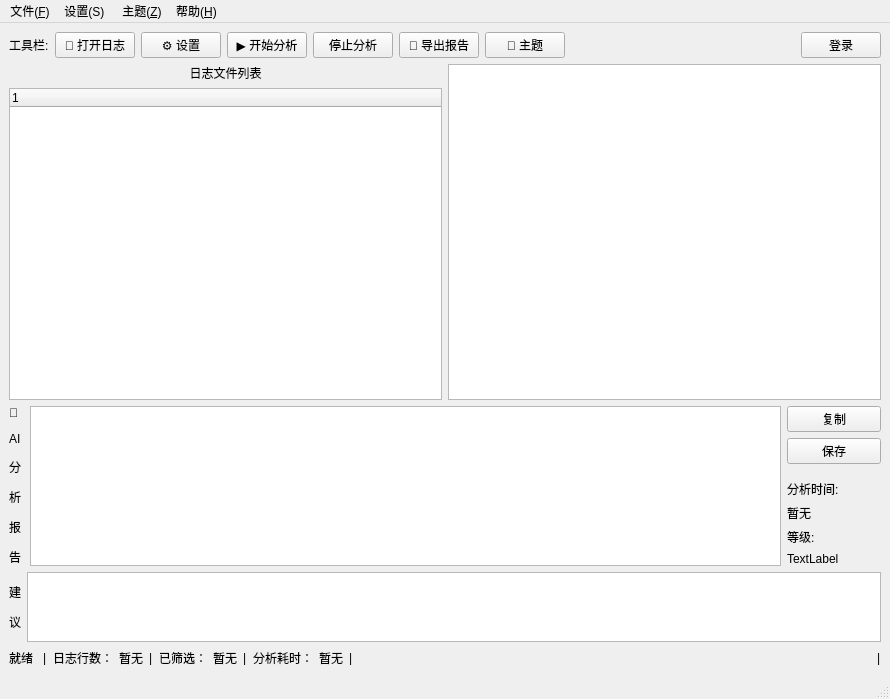
<?xml version="1.0" encoding="UTF-8"?>
<ui version="4.0">
 <class>MainWindow</class>
 <widget class="QMainWindow" name="MainWindow">
  <property name="geometry">
   <rect>
    <x>0</x>
    <y>0</y>
    <width>890</width>
    <height>699</height>
   </rect>
  </property>
  <property name="windowTitle">
   <string>LogSeer — AI 驱动的智能日志诊断专家</string>
  </property>
  <widget class="QWidget" name="centralwidget">
   <layout class="QGridLayout" name="gridLayout">
    <item row="0" column="0">
     <layout class="QVBoxLayout" name="verticalLayout" stretch="1,7,2,2">
      <item>
       <layout class="QHBoxLayout" name="horizontalLayout_2">
        <item>
         <widget class="QLabel" name="label">
          <property name="text">
           <string>工具栏:</string>
          </property>
         </widget>
        </item>
        <item>
         <widget class="QPushButton" name="openLogFile">
          <property name="text">
           <string>📂 打开日志</string>
          </property>
         </widget>
        </item>
        <item>
         <widget class="QPushButton" name="pushButton_5">
          <property name="text">
           <string>⚙ 设置</string>
          </property>
         </widget>
        </item>
        <item>
         <widget class="QPushButton" name="StartAnalyze">
          <property name="text">
           <string>▶ 开始分析</string>
          </property>
         </widget>
        </item>
        <item>
         <widget class="QPushButton" name="StopAnalyze">
          <property name="text">
           <string>停止分析</string>
          </property>
         </widget>
        </item>
        <item>
         <widget class="QPushButton" name="pushButton_3">
          <property name="text">
           <string>💾 导出报告</string>
          </property>
         </widget>
        </item>
        <item>
         <widget class="QPushButton" name="pushButton_2">
          <property name="text">
           <string>🌙 主题</string>
          </property>
         </widget>
        </item>
        <item>
         <spacer name="horizontalSpacer">
          <property name="orientation">
           <enum>Qt::Orientation::Horizontal</enum>
          </property>
          <property name="sizeHint" stdset="0">
           <size>
            <width>40</width>
            <height>20</height>
           </size>
          </property>
         </spacer>
        </item>
        <item>
         <widget class="QPushButton" name="pushButton">
          <property name="text">
           <string>登录</string>
          </property>
         </widget>
        </item>
       </layout>
      </item>
      <item>
       <layout class="QHBoxLayout" name="horizontalLayout_4">
        <item>
         <layout class="QVBoxLayout" name="verticalLayout_3">
          <item>
           <widget class="QLabel" name="label_2">
            <property name="text">
             <string>日志文件列表</string>
            </property>
            <property name="alignment">
             <set>Qt::AlignmentFlag::AlignCenter</set>
            </property>
           </widget>
          </item>
          <item>
           <widget class="QTreeWidget" name="FiletreeWidget">
            <column>
             <property name="text">
              <string notr="true">1</string>
             </property>
            </column>
           </widget>
          </item>
         </layout>
        </item>
        <item>
         <widget class="QTextBrowser" name="textBrowser"/>
        </item>
        <item>
         <layout class="QVBoxLayout" name="verticalLayout_2"/>
        </item>
       </layout>
      </item>
      <item>
       <layout class="QHBoxLayout" name="horizontalLayout_3" stretch="1,8,1">
        <item>
         <widget class="QLabel" name="label_3">
          <property name="sizePolicy">
           <sizepolicy hsizetype="Fixed" vsizetype="Fixed">
            <horstretch>0</horstretch>
            <verstretch>0</verstretch>
           </sizepolicy>
          </property>
          <property name="text">
           <string>&lt;html&gt;&lt;head/&gt;&lt;body&gt;&lt;p&gt;🤖&lt;/p&gt;&lt;p&gt; AI &lt;/p&gt;&lt;p&gt;分&lt;/p&gt;&lt;p&gt;析&lt;/p&gt;&lt;p&gt;报&lt;/p&gt;&lt;p&gt;告&lt;/p&gt;&lt;/body&gt;&lt;/html&gt;</string>
          </property>
         </widget>
        </item>
        <item>
         <widget class="QTextBrowser" name="textBrowser_2"/>
        </item>
        <item>
         <layout class="QVBoxLayout" name="verticalLayout_4">
          <item>
           <widget class="QPushButton" name="pushButton_7">
            <property name="text">
             <string>复制</string>
            </property>
           </widget>
          </item>
          <item>
           <widget class="QPushButton" name="pushButton_6">
            <property name="text">
             <string>保存</string>
            </property>
           </widget>
          </item>
          <item>
           <spacer name="verticalSpacer">
            <property name="orientation">
             <enum>Qt::Orientation::Vertical</enum>
            </property>
            <property name="sizeHint" stdset="0">
             <size>
              <width>20</width>
              <height>40</height>
             </size>
            </property>
           </spacer>
          </item>
          <item>
           <widget class="QLabel" name="label_4">
            <property name="text">
             <string>分析时间:</string>
            </property>
           </widget>
          </item>
          <item>
           <widget class="QLabel" name="anyStartTime">
            <property name="text">
             <string>暂无</string>
            </property>
           </widget>
          </item>
          <item>
           <widget class="QLabel" name="label_6">
            <property name="text">
             <string>等级:</string>
            </property>
           </widget>
          </item>
          <item>
           <widget class="QLabel" name="label_7">
            <property name="text">
             <string>TextLabel</string>
            </property>
           </widget>
          </item>
         </layout>
        </item>
       </layout>
      </item>
      <item>
       <layout class="QVBoxLayout" name="verticalLayout_5" stretch="9,1">
        <item>
         <layout class="QHBoxLayout" name="horizontalLayout_5">
          <item>
           <widget class="QLabel" name="label_8">
            <property name="sizePolicy">
             <sizepolicy hsizetype="Fixed" vsizetype="Preferred">
              <horstretch>0</horstretch>
              <verstretch>0</verstretch>
             </sizepolicy>
            </property>
            <property name="text">
             <string>&lt;html&gt;&lt;head/&gt;&lt;body&gt;&lt;p&gt;建&lt;/p&gt;&lt;p&gt;议&lt;/p&gt;&lt;/body&gt;&lt;/html&gt;</string>
            </property>
           </widget>
          </item>
          <item>
           <widget class="QTextBrowser" name="textBrowser_3"/>
          </item>
         </layout>
        </item>
        <item>
         <layout class="QHBoxLayout" name="horizontalLayout">
          <item>
           <widget class="QLabel" name="label_9">
            <property name="text">
             <string>就绪 </string>
            </property>
           </widget>
          </item>
          <item>
           <widget class="QLabel" name="label_11">
            <property name="text">
             <string>|</string>
            </property>
           </widget>
          </item>
          <item>
           <widget class="QLabel" name="label_10">
            <property name="text">
             <string>日志行数：</string>
            </property>
           </widget>
          </item>
          <item>
           <widget class="QLabel" name="LogLineCount">
            <property name="text">
             <string>暂无</string>
            </property>
           </widget>
          </item>
          <item>
           <widget class="QLabel" name="label_14">
            <property name="text">
             <string>|</string>
            </property>
           </widget>
          </item>
          <item>
           <widget class="QLabel" name="label_13">
            <property name="text">
             <string>已筛选：</string>
            </property>
           </widget>
          </item>
          <item>
           <widget class="QLabel" name="usedLinesCount">
            <property name="text">
             <string>暂无</string>
            </property>
           </widget>
          </item>
          <item>
           <widget class="QLabel" name="label_19">
            <property name="text">
             <string>|</string>
            </property>
           </widget>
          </item>
          <item>
           <widget class="QLabel" name="label_18">
            <property name="text">
             <string>分析耗时：</string>
            </property>
           </widget>
          </item>
          <item>
           <widget class="QLabel" name="anyTime">
            <property name="text">
             <string>暂无</string>
            </property>
           </widget>
          </item>
          <item>
           <widget class="QLabel" name="label_16">
            <property name="text">
             <string>|</string>
            </property>
           </widget>
          </item>
          <item>
           <widget class="QLabel" name="label_20">
            <property name="text">
             <string/>
            </property>
           </widget>
          </item>
          <item>
           <spacer name="horizontalSpacer_2">
            <property name="orientation">
             <enum>Qt::Orientation::Horizontal</enum>
            </property>
            <property name="sizeHint" stdset="0">
             <size>
              <width>40</width>
              <height>20</height>
             </size>
            </property>
           </spacer>
          </item>
          <item>
           <widget class="QLabel" name="label_21">
            <property name="text">
             <string>|</string>
            </property>
           </widget>
          </item>
         </layout>
        </item>
       </layout>
      </item>
     </layout>
    </item>
   </layout>
  </widget>
  <widget class="QMenuBar" name="menubar">
   <property name="geometry">
    <rect>
     <x>0</x>
     <y>0</y>
     <width>890</width>
     <height>18</height>
    </rect>
   </property>
   <widget class="QMenu" name="menu_F">
    <property name="title">
     <string>文件(&amp;F)</string>
    </property>
    <addaction name="action_O"/>
    <addaction name="action_S"/>
    <addaction name="action_X"/>
   </widget>
   <widget class="QMenu" name="menu_S">
    <property name="title">
     <string>设置(S) </string>
    </property>
    <addaction name="actionAPI"/>
    <addaction name="actionPrompt"/>
   </widget>
   <widget class="QMenu" name="menu">
    <property name="title">
     <string>主题(&amp;Z)</string>
    </property>
    <addaction name="actionThemeDark"/>
    <addaction name="actionThemeLight"/>
    <addaction name="actionThemeSystem"/>
   </widget>
   <widget class="QMenu" name="menu_2">
    <property name="title">
     <string>帮助(&amp;H)</string>
    </property>
    <addaction name="action_M"/>
    <addaction name="actionAboutLogSeek"/>
    <addaction name="actionAboutQt"/>
   </widget>
   <addaction name="menu_F"/>
   <addaction name="menu_S"/>
   <addaction name="menu"/>
   <addaction name="menu_2"/>
  </widget>
  <widget class="QStatusBar" name="statusbar"/>
  <action name="action_O">
   <property name="text">
    <string>打开(&amp;O)</string>
   </property>
   <property name="shortcut">
    <string>Ctrl+O</string>
   </property>
  </action>
  <action name="action_S">
   <property name="text">
    <string>保存(&amp;S)</string>
   </property>
   <property name="shortcut">
    <string>Ctrl+S</string>
   </property>
  </action>
  <action name="action_X">
   <property name="text">
    <string>退出(&amp;X)</string>
   </property>
   <property name="shortcut">
    <string>Ctrl+X</string>
   </property>
  </action>
  <action name="actionAPI">
   <property name="text">
    <string>API 配置</string>
   </property>
   <property name="shortcut">
    <string>Ctrl+S</string>
   </property>
  </action>
  <action name="actionPrompt">
   <property name="text">
    <string>Prompt</string>
   </property>
   <property name="shortcut">
    <string>Ctrl+P</string>
   </property>
  </action>
  <action name="actionThemeDark">
   <property name="text">
    <string>暗色主题(&amp;1)</string>
   </property>
   <property name="shortcut">
    <string>Ctrl+1</string>
   </property>
  </action>
  <action name="actionThemeLight">
   <property name="text">
    <string>亮色主题(&amp;2)</string>
   </property>
   <property name="shortcut">
    <string>Ctrl+2</string>
   </property>
  </action>
  <action name="actionThemeSystem">
   <property name="text">
    <string>跟随系统(&amp;3)</string>
   </property>
   <property name="shortcut">
    <string>Ctrl+3</string>
   </property>
  </action>
  <action name="action_M">
   <property name="text">
    <string>使用手册(&amp;M)</string>
   </property>
   <property name="shortcut">
    <string>Ctrl+M</string>
   </property>
  </action>
  <action name="actionAboutLogSeek">
   <property name="text">
    <string>关于 LogSeer(&amp;A)</string>
   </property>
   <property name="shortcut">
    <string>Ctrl+A</string>
   </property>
  </action>
  <action name="actionAboutQt">
   <property name="text">
    <string>关于 Qt(&amp;Q)</string>
   </property>
   <property name="shortcut">
    <string>Ctrl+Q</string>
   </property>
  </action>
 </widget>
 <resources/>
 <connections/>
</ui>
